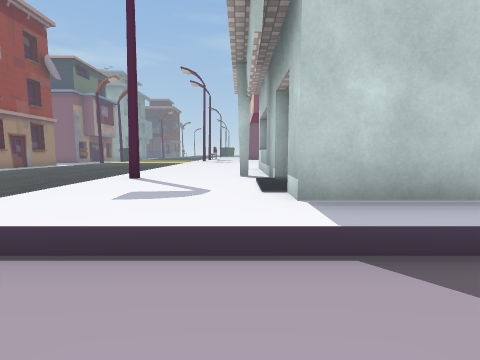
View 1 (above)

24 first-person views from a walk through a scene from a Unity 3-D project. The camera is 1.4 m above the floor, tilts 6° down and sees 85° across. The floor is counted in squares, 2 m on a side. Each view is taken from the middle of a square. On the plan, view 1 faces up. The plan holds only what a view shows up to about 9 squares ahead; the rest is blank. The place goes on beyond the plan. The player character is not drawn. Some surface patterns are stand-ins.

View 2
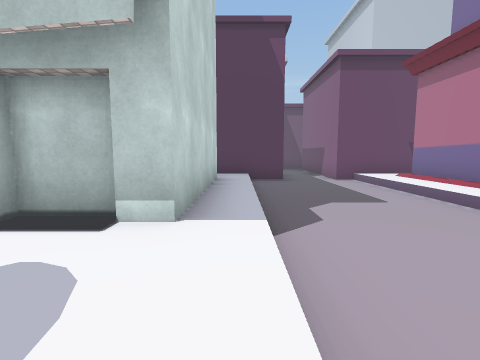

View 3
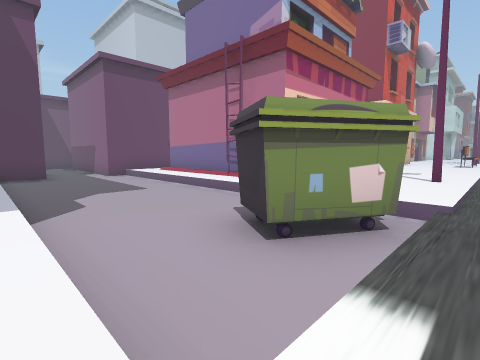

View 4
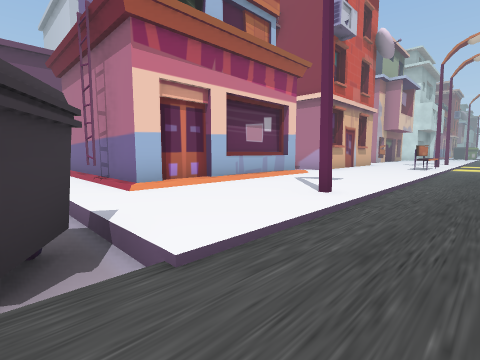

View 5
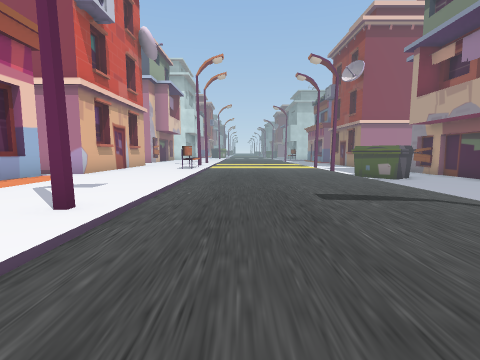

View 6
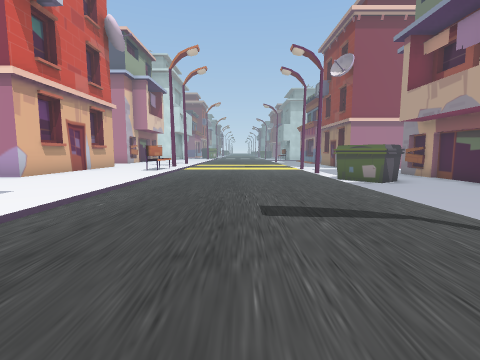

View 7
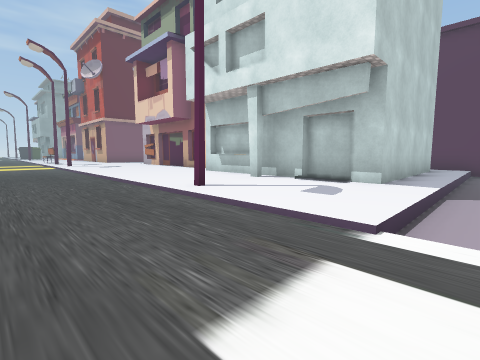

View 8
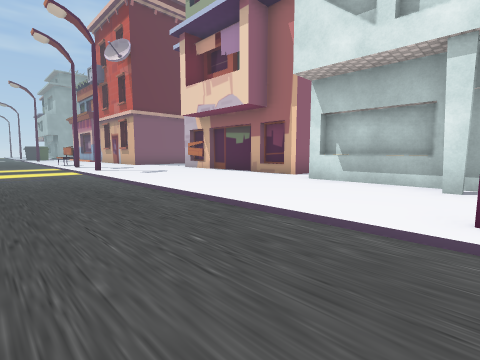

View 9
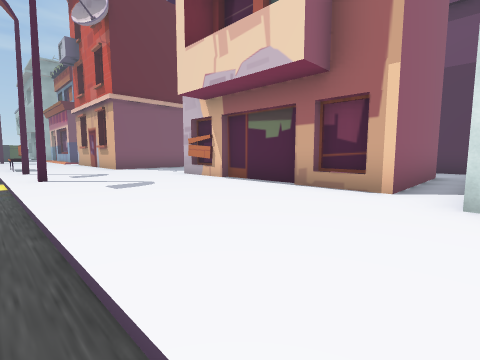

View 10
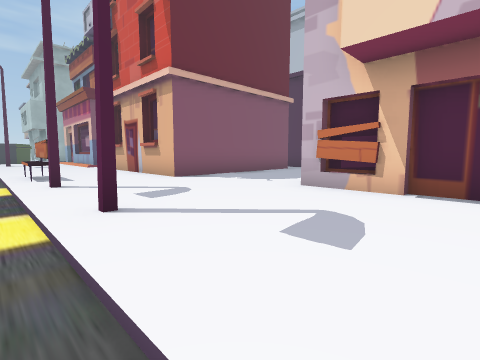

View 11
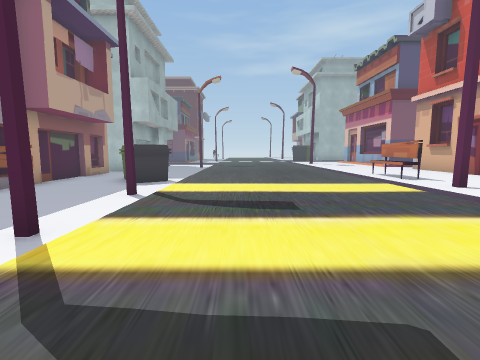

View 12
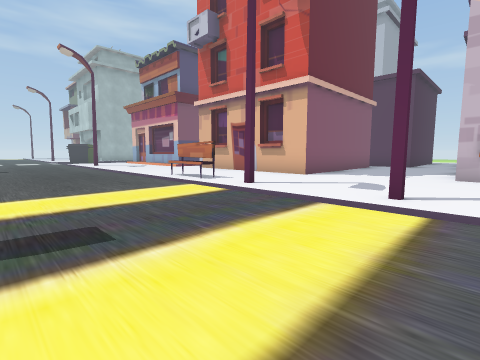

View 13
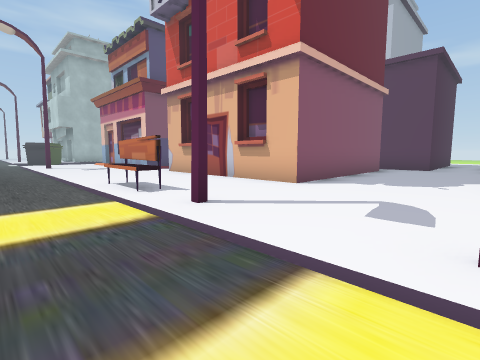

View 14
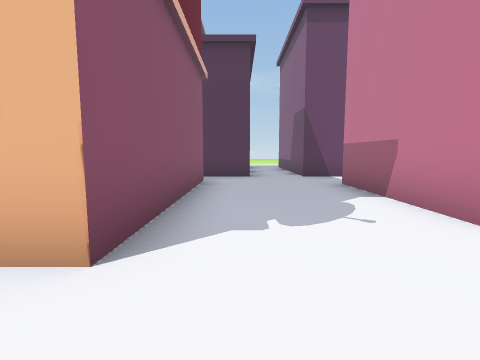

View 15
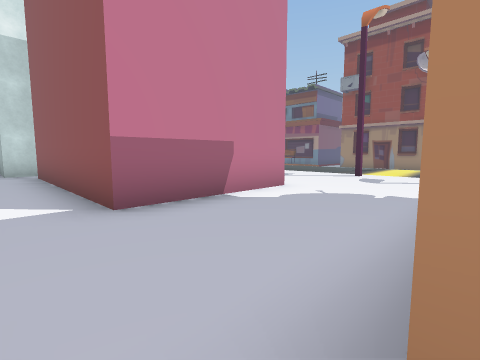

View 16
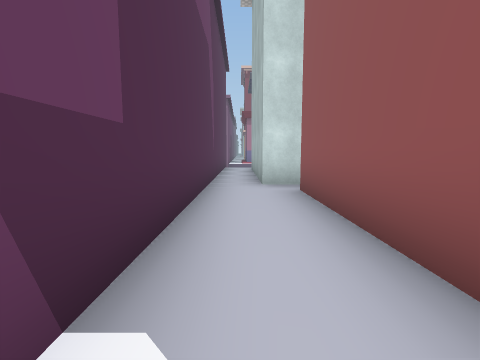

View 17
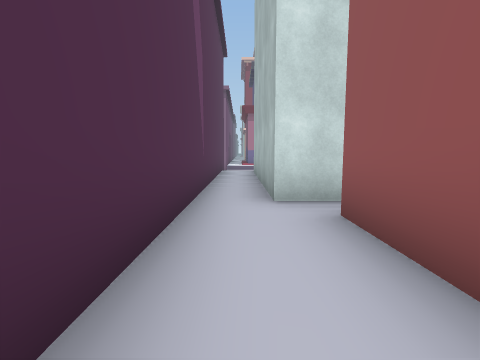

View 18
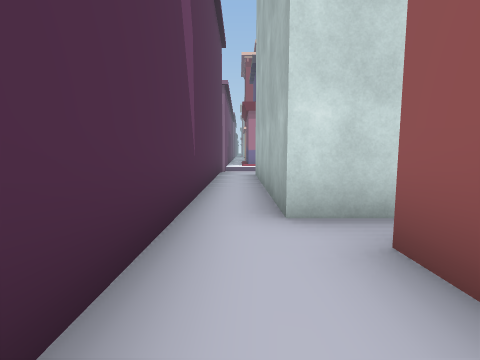

View 19
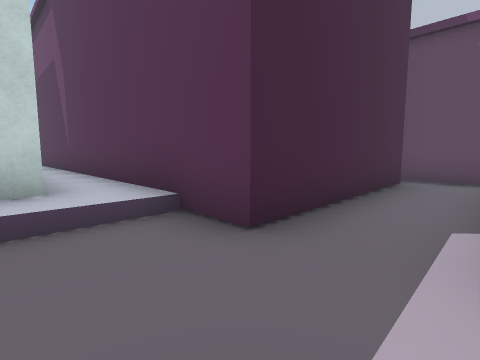

View 20
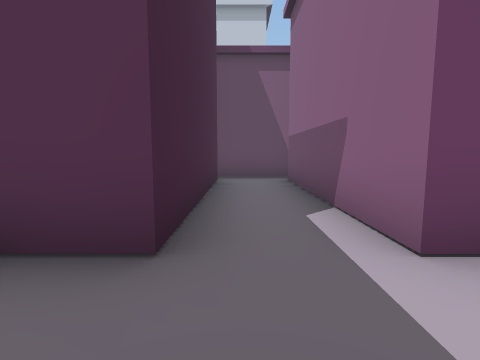

View 21
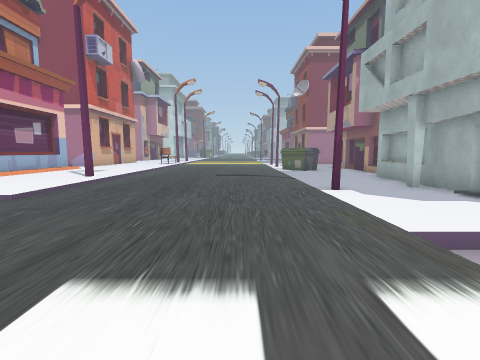

View 22
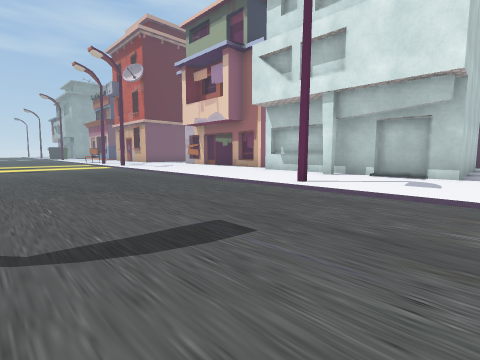

View 23
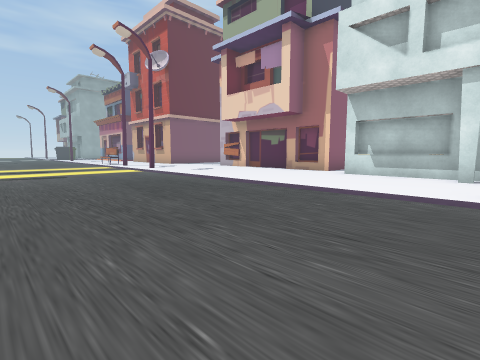

View 24
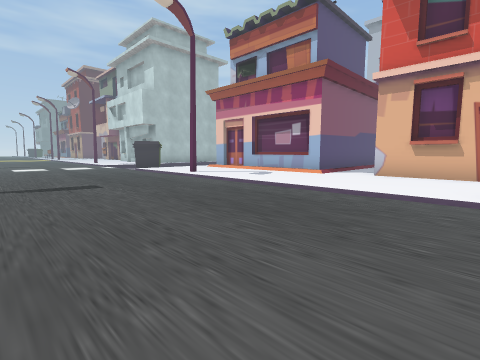

### Floor plan
Key: @ floor where view 1 was taken; # wall or solid block; x gap in a wall; . main floor; : floor 0.25 m higher than the main floor; - floor 0.25 m lower than the main floor; / step, stairs or slope; v drop or lower ground.
Columns run from 10 left of view 1 to 13 right of it. Each row starts with its distance up from view 1.
 23     ....:::#
 22 v v.....:::#
 21 v#-.....:::#
 20 vvv.....#::#
 19 vvv.....x::#
 18 vvv.....:::#####:#
 17 vvv.....:::::::::#
 16  vv.....:::::::::::
 15   v.....#::::::::##
 14    .....::::###::#
 13    .....::::###::#
 12    .....::::###::#
 11    .....::::###::#
 10    .....::::###::#
  9    .....::::###::#
  8    .....:::## ##:#
  7    .....:::#   #:#
  6    .....:::#   #:#
  5    .....#:##   #:#
  4    .....:::#   #:#
  3    .....:::#####:#
  2    .....:::::::::#
  1    .....---------#####-#
  0    .....-#@------------#
 -1  vv.....##-------------#
 -2 vvv...../////////#####
 -3 vvv.....:::#####/#
 -4 vvv.....:::#     #
 -5 vvv.....#::#
 -6 vvv.....:::#
 -7 vvv.....:::#
 -8 vvv.....:::##
 -9 vvv.....:::::
-10 vvv.....:::##
-11 ##v.....:::#
-12   v.....#::#

Where each view was taken, in squares from view 1:
view 1: 0 up, 0 right, facing up
view 2: 2 up, 2 left, facing right
view 3: 2 up, 3 left, facing down-right
view 4: 1 down, 4 left, facing down-right
view 5: 2 down, 4 left, facing down
view 6: 3 down, 5 left, facing down
view 7: 1 up, 5 left, facing up-right
view 8: 5 up, 5 left, facing up-right
view 9: 8 up, 3 left, facing up-right
view 10: 12 up, 3 left, facing up-right
view 11: 13 up, 6 left, facing up
view 12: 14 up, 6 left, facing up-right
view 13: 15 up, 4 left, facing up-right
view 14: 17 up, 1 left, facing right
view 15: 18 up, 6 right, facing down-left
view 16: 14 up, 6 right, facing down
view 17: 12 up, 6 right, facing down
view 18: 11 up, 6 right, facing down
view 19: 1 down, 5 right, facing up-right
view 20: 0 up, 5 right, facing right
view 21: 2 up, 6 left, facing down
view 22: 2 up, 7 left, facing up-right
view 23: 5 up, 7 left, facing up-right
view 24: 12 down, 7 left, facing up-right
